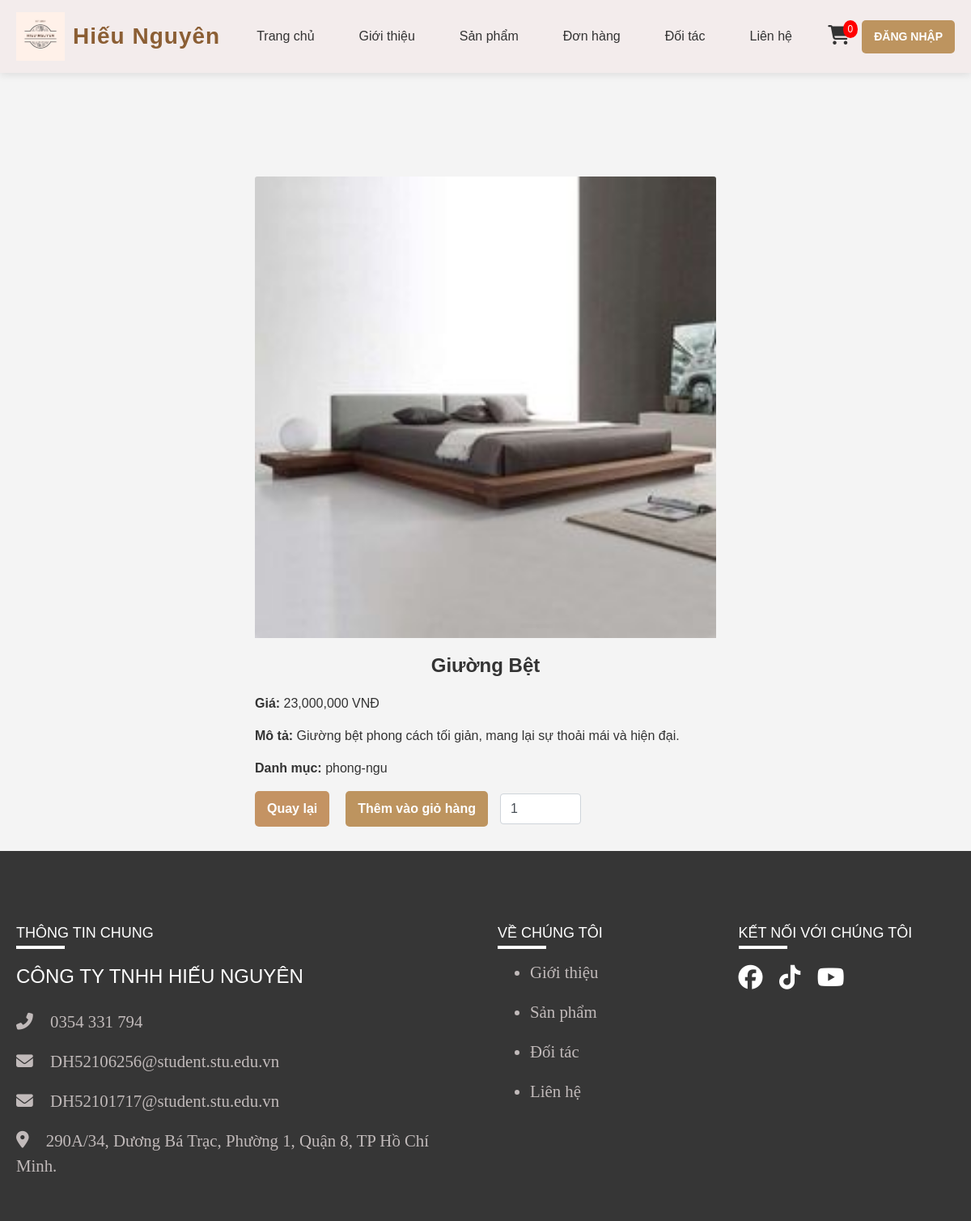
/frontend/pages/product_detail.php?id=47, run on the app's committed database.
### tables this page shows
CREATE TABLE `products` (
  `id` int(11) NOT NULL,
  `name` varchar(255) NOT NULL,
  `category_slug` varchar(255) DEFAULT NULL,
  `price` decimal(10,2) NOT NULL,
  `image` varchar(255) DEFAULT NULL,
  `description` text DEFAULT NULL
);

### frontend/pages/product_detail.php (the view, shortened to what this page needs)
<?php
include '../includes/header.php';
include '../../backend/db_connect.php';
if (isset($_GET['id']) && is_numeric($_GET['id'])) {
    $product_id = $_GET['id'];
    $stmt = $conn->prepare("SELECT id, name, category_slug, price, image, description FROM products WHERE id = ?");
    $stmt->bind_param('i', $product_id);
    $stmt->execute();
    $result = $stmt->get_result();
    $product = $result->fetch_assoc();
} else {
    echo '<p>Không có sản phẩm được chọn!</p>';
    exit;
}
?>
<link rel="stylesheet" href="../css/product_detail.css">
<main>
    <div class="container mt-5">
        <div class="product-detail row">
            <div class="col-md-6">
                <img src="<?php echo $product['image']; ?>" class="card-img-top" alt="<?php echo $product['name']; ?>">
                </div>
            <div class="col-md-6">
                <h2><?php echo htmlspecialchars($product['name']); ?></h2>
                <p><strong>Giá: </strong><?php echo number_format($product['price']); ?> VNĐ</p>
                <p><strong>Mô tả: </strong><?php echo nl2br(htmlspecialchars($product['description'])); ?></p>
                <p><strong>Danh mục: </strong><?php echo htmlspecialchars($product['category_slug']); ?></p>
                <div class="d-flex align-items-center">
                    <a href="sanpham.php" class="btn btn-back">Quay lại</a>
                    <button class="btn btn-add-to-cart" id="add-to-cart-btn">Thêm vào giỏ hàng</button>
                    <input type="number" id="quantity" value="1" min="1" class="form-control" style="width: 100px; margin-left: 10px;">
                </div>
            </div>
        </div>
    </div>
</main>
<link rel="stylesheet" href="css/product_detail.css">
<?php
include '../includes/footer.php';
?>

### frontend/css/product_detail.css (style rules this page uses)
body { font-family: 'Arial', sans-serif; margin: 0; padding: 0; background-color: #f4f4f4; color: #333; }
.btn-back { background-color: #c49363; color: white; font-weight: bold; border: none; border-radius: 5px; padding: 10px 15px; cursor: pointer; text-decoration: none; transition: background-color 0.3s ease; display: inline-block; margin-right: 20px; }
.btn-add-to-cart { background-color: rgb(189, 148, 95); color: white; font-weight: bold; border: none; border-radius: 5px; padding: 10px 15px; cursor: pointer; transition: background-color 0.3s ease; display: inline-block; margin-right: 5px; }
.product-detail { display: flex; flex-wrap: wrap; justify-content: center; gap: 20px; margin-top: 50px; }
.container { margin: 0 auto; padding: 120px 15px 30px; max-width: 1200px; }
h2 { font-size: 1.5em; font-weight: bold; color: #333; text-align: center; margin-bottom: 20px; }

### data on the page
products: image (picture), name "Giường Bệt", price "23,000,000", description "Giường bệt phong cách tối giản, mang lại sự thoải mái và hiện đại.", category_slug "phong-ngu"
